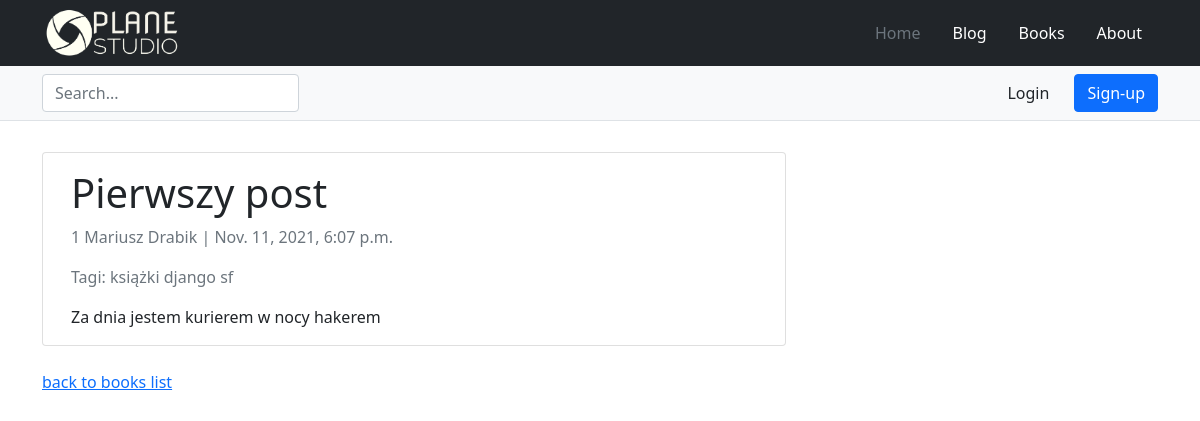
Screenshot of /blog/pierwszy_post/ with the database file from the repository.
### blog/models.py (models this page shows, shortened)
class Post(models.Model):
    title = models.CharField(max_length=255, unique=True)
    slug = models.SlugField(max_length=255, unique=True)
    content = models.TextField()
    published = models.BooleanField(default=False)
    sponsored = models.BooleanField(default=False)
    created = models.DateTimeField(auto_now_add=True)
    modified = models.DateTimeField(auto_now=True)
    author = models.ForeignKey(Author, on_delete=models.CASCADE, null=True)
    tags = models.ManyToManyField('tags.Tag', related_name='posts')
    categories = models.ManyToManyField('blog.Category', related_name='posts')
    class Meta:
        ordering = ['-published']

class Author(models.Model):
    first_name = models.CharField(max_length=30)
    last_name = models.CharField(max_length=30)
    def __str__(self) -> str:
        return f'{self.pk} {self.first_name} {self.last_name}'

### tags/models.py (models this page shows, shortened)
class Tag(models.Model):
    name = models.CharField(unique=True, max_length=100)
    slug = models.SlugField(unique=True, max_length=100)

### blog/views.py (the view)
# urls.py: path('<slug:post>/', post_detail, name='post_detail'),
def post_detail(request, post):
    posts = get_object_or_404(Post, slug=post)
    tags = posts.tags.all()
    return render(request, "blog/post_detail.html", {"post": posts, "tags": tags})

### blog/templates/blog/post_detail.html
{% extends 'blog/index.h.html' %}
{% block content %}
<div class="container">
  <div class="row">
    <div class="col-md-8 card mb-4  mt-3 left  top">
      <div class="card-body">
        <h1>{% block title %} {{ post.title }} {% endblock title %}</h1>
        <p class=" text-muted">{{ post.author }} | {{ post.created }}</p>
        {% if tags %}
          <p class=" text-muted">Tagi:
            {% for tag in tags %}
              {{ tag.name }}
            {% endfor %}
        {% endif %}
          </p>
        <p class="card-text ">{{ post.content | safe }}</p>
      </div>
    </div>
  </div>
</div>
<div><a href="{% url 'blog:blog_index' %}">back to books list</a></div>
{% endblock content %}

### main/static/main/style.css (style rules this page uses)
body { min-height: 75rem; padding-top: 8.5rem; }

### rows the page displays
Post: title "Pierwszy post", author "1 Mariusz Drabik", created "Nov. 11, 2021, 6:07 p.m.", content "Za dnia jestem kurierem w nocy hakerem"
Tag: name "książki"
Tag: name "django"
Tag: name "sf"
